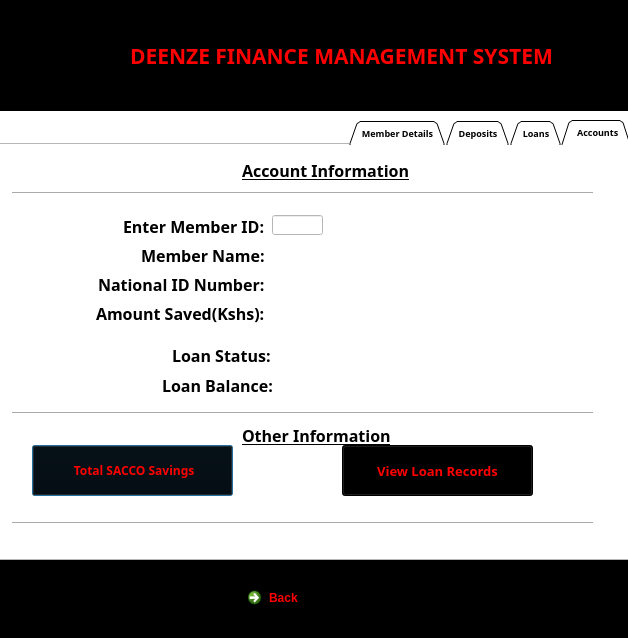
<?xml version="1.0" encoding="UTF-8"?>
<ui version="4.0">
 <class>Panel</class>
 <widget class="QDialog" name="Panel">
  <property name="geometry">
   <rect>
    <x>0</x>
    <y>0</y>
    <width>628</width>
    <height>638</height>
   </rect>
  </property>
  <property name="maximumSize">
   <size>
    <width>628</width>
    <height>638</height>
   </size>
  </property>
  <property name="acceptDrops">
   <bool>false</bool>
  </property>
  <property name="windowTitle">
   <string>Main Panel</string>
  </property>
  <property name="windowIcon">
   <iconset resource="Resources.qrc">
    <normaloff>:/new/Images/member1.ico</normaloff>
    <normalon>:/new/Images/member1.ico</normalon>
    <activeon>:/new/Images/member1.ico</activeon>:/new/Images/member1.ico</iconset>
  </property>
  <property name="styleSheet">
   <string notr="true">background-color:white;</string>
  </property>
  <property name="sizeGripEnabled">
   <bool>false</bool>
  </property>
  <widget class="QLabel" name="label_Pic">
   <property name="geometry">
    <rect>
     <x>0</x>
     <y>0</y>
     <width>131</width>
     <height>111</height>
    </rect>
   </property>
   <property name="styleSheet">
    <string notr="true">background-color:black;</string>
   </property>
   <property name="text">
    <string/>
   </property>
   <property name="pixmap">
    <pixmap resource="Resources.qrc">:/new/Images/member2.png</pixmap>
   </property>
  </widget>
  <widget class="QLabel" name="label_2">
   <property name="geometry">
    <rect>
     <x>130</x>
     <y>0</y>
     <width>501</width>
     <height>111</height>
    </rect>
   </property>
   <property name="font">
    <font>
     <family>Koshgarian-Ligh</family>
     <pointsize>16</pointsize>
     <weight>75</weight>
     <bold>true</bold>
    </font>
   </property>
   <property name="styleSheet">
    <string notr="true">background-color:black;
color:red;</string>
   </property>
   <property name="text">
    <string>DEENZE FINANCE MANAGEMENT SYSTEM</string>
   </property>
  </widget>
  <widget class="QTabWidget" name="tabWidget">
   <property name="geometry">
    <rect>
     <x>-20</x>
     <y>120</y>
     <width>651</width>
     <height>441</height>
    </rect>
   </property>
   <property name="font">
    <font>
     <family>Trajan-Normal Wd</family>
     <pointsize>7</pointsize>
     <weight>75</weight>
     <bold>true</bold>
    </font>
   </property>
   <property name="layoutDirection">
    <enum>Qt::RightToLeft</enum>
   </property>
   <property name="tabShape">
    <enum>QTabWidget::Triangular</enum>
   </property>
   <property name="currentIndex">
    <number>0</number>
   </property>
   <widget class="QWidget" name="tab_3">
    <attribute name="icon">
     <iconset resource="Resources.qrc">
      <normaloff>:/new/Images/account.ico</normaloff>
      <normalon>:/new/Images/account.ico</normalon>
      <activeon>:/new/Images/account.ico</activeon>:/new/Images/account.ico</iconset>
    </attribute>
    <attribute name="title">
     <string> Accounts</string>
    </attribute>
    <widget class="QLabel" name="label_10">
     <property name="geometry">
      <rect>
       <x>260</x>
       <y>10</y>
       <width>201</width>
       <height>31</height>
      </rect>
     </property>
     <property name="font">
      <font>
       <family>Adobe Caslon Pro Bold</family>
       <pointsize>12</pointsize>
       <weight>75</weight>
       <bold>true</bold>
       <underline>true</underline>
      </font>
     </property>
     <property name="text">
      <string>Account Information</string>
     </property>
    </widget>
    <widget class="QLabel" name="label_FName">
     <property name="geometry">
      <rect>
       <x>290</x>
       <y>100</y>
       <width>74</width>
       <height>21</height>
      </rect>
     </property>
     <property name="font">
      <font>
       <pointsize>11</pointsize>
       <weight>75</weight>
       <bold>true</bold>
      </font>
     </property>
     <property name="text">
      <string/>
     </property>
    </widget>
    <widget class="QLabel" name="label_LName">
     <property name="geometry">
      <rect>
       <x>370</x>
       <y>100</y>
       <width>81</width>
       <height>21</height>
      </rect>
     </property>
     <property name="font">
      <font>
       <pointsize>11</pointsize>
       <weight>75</weight>
       <bold>true</bold>
      </font>
     </property>
     <property name="text">
      <string/>
     </property>
    </widget>
    <widget class="QLabel" name="label_Balance">
     <property name="geometry">
      <rect>
       <x>290</x>
       <y>170</y>
       <width>101</width>
       <height>21</height>
      </rect>
     </property>
     <property name="font">
      <font>
       <pointsize>11</pointsize>
       <weight>75</weight>
       <bold>true</bold>
       <underline>true</underline>
      </font>
     </property>
     <property name="text">
      <string/>
     </property>
    </widget>
    <widget class="QLabel" name="label_IdNumber">
     <property name="geometry">
      <rect>
       <x>290</x>
       <y>130</y>
       <width>111</width>
       <height>31</height>
      </rect>
     </property>
     <property name="font">
      <font>
       <pointsize>11</pointsize>
       <weight>75</weight>
       <bold>true</bold>
      </font>
     </property>
     <property name="text">
      <string/>
     </property>
    </widget>
    <widget class="Line" name="line_5">
     <property name="geometry">
      <rect>
       <x>30</x>
       <y>40</y>
       <width>581</width>
       <height>16</height>
      </rect>
     </property>
     <property name="orientation">
      <enum>Qt::Horizontal</enum>
     </property>
    </widget>
    <widget class="Line" name="line_6">
     <property name="geometry">
      <rect>
       <x>30</x>
       <y>260</y>
       <width>581</width>
       <height>16</height>
      </rect>
     </property>
     <property name="orientation">
      <enum>Qt::Horizontal</enum>
     </property>
    </widget>
    <widget class="QWidget" name="layoutWidget">
     <property name="geometry">
      <rect>
       <x>100</x>
       <y>70</y>
       <width>183</width>
       <height>128</height>
      </rect>
     </property>
     <layout class="QFormLayout" name="formLayout">
      <item row="0" column="0">
       <widget class="QLabel" name="label_12">
        <property name="font">
         <font>
          <family>Adobe Caslon Pro Bold</family>
          <pointsize>12</pointsize>
          <weight>75</weight>
          <bold>true</bold>
         </font>
        </property>
        <property name="text">
         <string>Enter Member ID:</string>
        </property>
       </widget>
      </item>
      <item row="1" column="0">
       <widget class="QLabel" name="label_13">
        <property name="font">
         <font>
          <family>Adobe Caslon Pro Bold</family>
          <pointsize>12</pointsize>
          <weight>75</weight>
          <bold>true</bold>
         </font>
        </property>
        <property name="text">
         <string>Member Name:</string>
        </property>
       </widget>
      </item>
      <item row="2" column="0">
       <widget class="QLabel" name="label_14">
        <property name="font">
         <font>
          <family>Adobe Caslon Pro Bold</family>
          <pointsize>12</pointsize>
          <weight>75</weight>
          <bold>true</bold>
         </font>
        </property>
        <property name="text">
         <string>National ID Number:</string>
        </property>
       </widget>
      </item>
      <item row="3" column="0">
       <widget class="QLabel" name="label_15">
        <property name="font">
         <font>
          <family>Adobe Caslon Pro Bold</family>
          <pointsize>12</pointsize>
          <weight>75</weight>
          <bold>true</bold>
         </font>
        </property>
        <property name="text">
         <string>Amount Saved(Kshs):</string>
        </property>
       </widget>
      </item>
     </layout>
    </widget>
    <widget class="Line" name="line_9">
     <property name="geometry">
      <rect>
       <x>30</x>
       <y>370</y>
       <width>581</width>
       <height>16</height>
      </rect>
     </property>
     <property name="orientation">
      <enum>Qt::Horizontal</enum>
     </property>
    </widget>
    <widget class="QLabel" name="label_21">
     <property name="geometry">
      <rect>
       <x>260</x>
       <y>280</y>
       <width>151</width>
       <height>20</height>
      </rect>
     </property>
     <property name="font">
      <font>
       <family>Adobe Caslon Pro Bold</family>
       <pointsize>12</pointsize>
       <weight>75</weight>
       <bold>true</bold>
       <underline>true</underline>
      </font>
     </property>
     <property name="text">
      <string>Other Information</string>
     </property>
    </widget>
    <widget class="QPushButton" name="pushButton_TotalSavings">
     <property name="geometry">
      <rect>
       <x>50</x>
       <y>300</y>
       <width>201</width>
       <height>51</height>
      </rect>
     </property>
     <property name="font">
      <font>
       <family>Koshgarian-Ligh</family>
       <pointsize>9</pointsize>
       <weight>75</weight>
       <bold>true</bold>
      </font>
     </property>
     <property name="styleSheet">
      <string notr="true">color:red;
background-color:black;</string>
     </property>
     <property name="text">
      <string> Total SACCO Savings</string>
     </property>
    </widget>
    <widget class="QLabel" name="label_4">
     <property name="geometry">
      <rect>
       <x>190</x>
       <y>200</y>
       <width>101</width>
       <height>21</height>
      </rect>
     </property>
     <property name="font">
      <font>
       <family>Adobe Caslon Pro Bold</family>
       <pointsize>12</pointsize>
       <weight>75</weight>
       <bold>true</bold>
      </font>
     </property>
     <property name="text">
      <string>Loan Status:</string>
     </property>
    </widget>
    <widget class="QLabel" name="label_Status">
     <property name="geometry">
      <rect>
       <x>290</x>
       <y>200</y>
       <width>331</width>
       <height>16</height>
      </rect>
     </property>
     <property name="font">
      <font>
       <pointsize>11</pointsize>
       <weight>75</weight>
       <bold>true</bold>
      </font>
     </property>
     <property name="text">
      <string/>
     </property>
    </widget>
    <widget class="QLineEdit" name="lineEdit_MemIDAcc">
     <property name="geometry">
      <rect>
       <x>290</x>
       <y>70</y>
       <width>51</width>
       <height>20</height>
      </rect>
     </property>
     <property name="maxLength">
      <number>4</number>
     </property>
     <property name="placeholderText">
      <string/>
     </property>
    </widget>
    <widget class="QLabel" name="label_17">
     <property name="geometry">
      <rect>
       <x>180</x>
       <y>230</y>
       <width>111</width>
       <height>20</height>
      </rect>
     </property>
     <property name="font">
      <font>
       <family>Adobe Caslon Pro Bold</family>
       <pointsize>12</pointsize>
       <weight>75</weight>
       <bold>true</bold>
      </font>
     </property>
     <property name="text">
      <string>Loan Balance:</string>
     </property>
    </widget>
    <widget class="QLabel" name="label_LoanBalance">
     <property name="geometry">
      <rect>
       <x>290</x>
       <y>220</y>
       <width>321</width>
       <height>31</height>
      </rect>
     </property>
     <property name="font">
      <font>
       <pointsize>11</pointsize>
       <weight>75</weight>
       <bold>true</bold>
      </font>
     </property>
     <property name="text">
      <string/>
     </property>
    </widget>
    <widget class="QPushButton" name="pushButton_Records">
     <property name="geometry">
      <rect>
       <x>360</x>
       <y>300</y>
       <width>191</width>
       <height>51</height>
      </rect>
     </property>
     <property name="font">
      <font>
       <family>Koshgarian-Ligh</family>
       <pointsize>10</pointsize>
       <weight>75</weight>
       <bold>true</bold>
      </font>
     </property>
     <property name="styleSheet">
      <string notr="true">color:red;
background-color:black;</string>
     </property>
     <property name="text">
      <string>View Loan Records</string>
     </property>
    </widget>
   </widget>
   <widget class="QWidget" name="tab">
    <attribute name="icon">
     <iconset resource="Resources.qrc">
      <normaloff>:/new/Images/loans.ico</normaloff>
      <normalon>:/new/Images/loans.ico</normalon>
      <activeon>:/new/Images/loans.ico</activeon>
      <selectedon>:/new/Images/loans.ico</selectedon>:/new/Images/loans.ico</iconset>
    </attribute>
    <attribute name="title">
     <string>Loans</string>
    </attribute>
    <widget class="QLabel" name="label_8">
     <property name="geometry">
      <rect>
       <x>290</x>
       <y>0</y>
       <width>141</width>
       <height>41</height>
      </rect>
     </property>
     <property name="font">
      <font>
       <family>Adobe Caslon Pro Bold</family>
       <pointsize>12</pointsize>
       <weight>75</weight>
       <bold>true</bold>
       <underline>true</underline>
      </font>
     </property>
     <property name="text">
      <string>Loan Request</string>
     </property>
    </widget>
    <widget class="QLabel" name="label_16">
     <property name="geometry">
      <rect>
       <x>70</x>
       <y>90</y>
       <width>161</width>
       <height>31</height>
      </rect>
     </property>
     <property name="font">
      <font>
       <family>Adobe Caslon Pro Bold</family>
       <pointsize>12</pointsize>
       <weight>75</weight>
       <bold>true</bold>
      </font>
     </property>
     <property name="text">
      <string>Loan Amount(Kshs):</string>
     </property>
    </widget>
    <widget class="QLineEdit" name="lineEdit_LoanAmt">
     <property name="geometry">
      <rect>
       <x>240</x>
       <y>90</y>
       <width>113</width>
       <height>20</height>
      </rect>
     </property>
     <property name="font">
      <font>
       <pointsize>9</pointsize>
       <weight>75</weight>
       <bold>true</bold>
      </font>
     </property>
     <property name="maxLength">
      <number>7</number>
     </property>
    </widget>
    <widget class="Line" name="line_7">
     <property name="geometry">
      <rect>
       <x>30</x>
       <y>30</y>
       <width>591</width>
       <height>16</height>
      </rect>
     </property>
     <property name="orientation">
      <enum>Qt::Horizontal</enum>
     </property>
    </widget>
    <widget class="QLabel" name="label_18">
     <property name="geometry">
      <rect>
       <x>70</x>
       <y>120</y>
       <width>561</width>
       <height>81</height>
      </rect>
     </property>
     <property name="font">
      <font>
       <family>Adobe Caslon Pro Bold</family>
       <pointsize>12</pointsize>
       <weight>75</weight>
       <bold>true</bold>
      </font>
     </property>
     <property name="text">
      <string>The Member has agreed to the Terms andConditions set out by the SACCO
 and agreed to pay the loan within the agreed time period,failure to which is 
subject to legal action.</string>
     </property>
    </widget>
    <widget class="QPushButton" name="pushButton_ProcessLoan">
     <property name="enabled">
      <bool>false</bool>
     </property>
     <property name="geometry">
      <rect>
       <x>230</x>
       <y>210</y>
       <width>171</width>
       <height>51</height>
      </rect>
     </property>
     <property name="font">
      <font>
       <family>Koshgarian-Ligh</family>
       <pointsize>9</pointsize>
       <weight>75</weight>
       <bold>true</bold>
      </font>
     </property>
     <property name="styleSheet">
      <string notr="true">color:red;
background-color:black;</string>
     </property>
     <property name="text">
      <string>Process Loan</string>
     </property>
     <property name="flat">
      <bool>false</bool>
     </property>
    </widget>
    <widget class="QCheckBox" name="checkBox">
     <property name="geometry">
      <rect>
       <x>40</x>
       <y>120</y>
       <width>20</width>
       <height>20</height>
      </rect>
     </property>
     <property name="text">
      <string/>
     </property>
    </widget>
    <widget class="QLabel" name="label_3">
     <property name="geometry">
      <rect>
       <x>90</x>
       <y>60</y>
       <width>141</width>
       <height>31</height>
      </rect>
     </property>
     <property name="font">
      <font>
       <family>Adobe Caslon Pro Bold</family>
       <pointsize>12</pointsize>
       <weight>75</weight>
       <bold>true</bold>
      </font>
     </property>
     <property name="text">
      <string>Enter Member ID</string>
     </property>
    </widget>
    <widget class="QLabel" name="label_loaneeFirstName">
     <property name="geometry">
      <rect>
       <x>390</x>
       <y>60</y>
       <width>91</width>
       <height>21</height>
      </rect>
     </property>
     <property name="font">
      <font>
       <pointsize>11</pointsize>
       <weight>75</weight>
       <bold>true</bold>
      </font>
     </property>
     <property name="text">
      <string/>
     </property>
    </widget>
    <widget class="QLabel" name="label_loaneeLastName">
     <property name="geometry">
      <rect>
       <x>490</x>
       <y>60</y>
       <width>81</width>
       <height>21</height>
      </rect>
     </property>
     <property name="font">
      <font>
       <pointsize>11</pointsize>
       <weight>75</weight>
       <bold>true</bold>
      </font>
     </property>
     <property name="text">
      <string/>
     </property>
    </widget>
    <widget class="QLabel" name="label_5">
     <property name="geometry">
      <rect>
       <x>280</x>
       <y>270</y>
       <width>111</width>
       <height>21</height>
      </rect>
     </property>
     <property name="font">
      <font>
       <family>Adobe Caslon Pro Bold</family>
       <pointsize>12</pointsize>
       <weight>75</weight>
       <bold>true</bold>
       <underline>true</underline>
      </font>
     </property>
     <property name="text">
      <string>Loan Payment</string>
     </property>
    </widget>
    <widget class="QLabel" name="label_6">
     <property name="geometry">
      <rect>
       <x>150</x>
       <y>300</y>
       <width>81</width>
       <height>21</height>
      </rect>
     </property>
     <property name="font">
      <font>
       <family>Adobe Caslon Pro Bold</family>
       <pointsize>12</pointsize>
       <weight>75</weight>
       <bold>true</bold>
      </font>
     </property>
     <property name="text">
      <string>Amount:</string>
     </property>
    </widget>
    <widget class="QLineEdit" name="lineEdit_PaymentAmt">
     <property name="geometry">
      <rect>
       <x>240</x>
       <y>300</y>
       <width>113</width>
       <height>21</height>
      </rect>
     </property>
     <property name="maxLength">
      <number>10</number>
     </property>
    </widget>
    <widget class="QPushButton" name="pushButton_LoanPayment">
     <property name="geometry">
      <rect>
       <x>230</x>
       <y>330</y>
       <width>171</width>
       <height>51</height>
      </rect>
     </property>
     <property name="font">
      <font>
       <family>Koshgarian-Ligh</family>
       <pointsize>9</pointsize>
       <weight>75</weight>
       <bold>true</bold>
      </font>
     </property>
     <property name="styleSheet">
      <string notr="true">color:red;
background-color:black;</string>
     </property>
     <property name="text">
      <string>Register Payment</string>
     </property>
     <property name="flat">
      <bool>false</bool>
     </property>
    </widget>
    <widget class="QLineEdit" name="lineEdit_MemIDLoan">
     <property name="geometry">
      <rect>
       <x>240</x>
       <y>60</y>
       <width>113</width>
       <height>20</height>
      </rect>
     </property>
     <property name="maxLength">
      <number>4</number>
     </property>
    </widget>
    <widget class="Line" name="line_3">
     <property name="geometry">
      <rect>
       <x>30</x>
       <y>390</y>
       <width>591</width>
       <height>16</height>
      </rect>
     </property>
     <property name="orientation">
      <enum>Qt::Horizontal</enum>
     </property>
    </widget>
   </widget>
   <widget class="QWidget" name="tab_4">
    <attribute name="icon">
     <iconset resource="Resources.qrc">
      <normaloff>:/new/Images/loans.ico</normaloff>
      <normalon>:/new/Images/loans.ico</normalon>
      <activeon>:/new/Images/loans.ico</activeon>:/new/Images/loans.ico</iconset>
    </attribute>
    <attribute name="title">
     <string>Deposits</string>
    </attribute>
    <widget class="QLabel" name="label_9">
     <property name="geometry">
      <rect>
       <x>40</x>
       <y>90</y>
       <width>241</width>
       <height>61</height>
      </rect>
     </property>
     <property name="font">
      <font>
       <family>Adobe Caslon Pro Bold</family>
       <pointsize>12</pointsize>
       <weight>75</weight>
       <bold>true</bold>
      </font>
     </property>
     <property name="text">
      <string>Enter Amount to deposit(Kshs):</string>
     </property>
    </widget>
    <widget class="QLineEdit" name="lineEdit_Deposit">
     <property name="geometry">
      <rect>
       <x>300</x>
       <y>110</y>
       <width>101</width>
       <height>20</height>
      </rect>
     </property>
     <property name="font">
      <font>
       <pointsize>9</pointsize>
       <weight>75</weight>
       <bold>true</bold>
      </font>
     </property>
     <property name="maxLength">
      <number>7</number>
     </property>
    </widget>
    <widget class="Line" name="line_4">
     <property name="geometry">
      <rect>
       <x>40</x>
       <y>210</y>
       <width>571</width>
       <height>20</height>
      </rect>
     </property>
     <property name="orientation">
      <enum>Qt::Horizontal</enum>
     </property>
    </widget>
    <widget class="QPushButton" name="pushButton_Deposit">
     <property name="geometry">
      <rect>
       <x>240</x>
       <y>160</y>
       <width>161</width>
       <height>51</height>
      </rect>
     </property>
     <property name="font">
      <font>
       <family>Koshgarian-Ligh</family>
       <pointsize>9</pointsize>
       <weight>75</weight>
       <bold>true</bold>
      </font>
     </property>
     <property name="styleSheet">
      <string notr="true">background-color:black;
color:red;</string>
     </property>
     <property name="text">
      <string>Deposit</string>
     </property>
    </widget>
    <widget class="QLabel" name="label_20">
     <property name="geometry">
      <rect>
       <x>290</x>
       <y>10</y>
       <width>121</width>
       <height>21</height>
      </rect>
     </property>
     <property name="font">
      <font>
       <family>Adobe Caslon Pro Bold</family>
       <pointsize>12</pointsize>
       <weight>75</weight>
       <bold>true</bold>
       <underline>true</underline>
      </font>
     </property>
     <property name="text">
      <string>Member Deposit</string>
     </property>
    </widget>
    <widget class="QLabel" name="label_19">
     <property name="geometry">
      <rect>
       <x>250</x>
       <y>230</y>
       <width>171</width>
       <height>31</height>
      </rect>
     </property>
     <property name="font">
      <font>
       <family>Adobe Caslon Pro Bold</family>
       <pointsize>11</pointsize>
       <weight>75</weight>
       <bold>true</bold>
       <underline>true</underline>
      </font>
     </property>
     <property name="text">
      <string>Other Information</string>
     </property>
    </widget>
    <widget class="QSplitter" name="splitter">
     <property name="geometry">
      <rect>
       <x>170</x>
       <y>260</y>
       <width>281</width>
       <height>101</height>
      </rect>
     </property>
     <property name="orientation">
      <enum>Qt::Vertical</enum>
     </property>
     <widget class="QPushButton" name="pushButton_YearDeposits">
      <property name="font">
       <font>
        <family>Koshgarian-Ligh</family>
        <pointsize>9</pointsize>
        <weight>75</weight>
        <bold>true</bold>
       </font>
      </property>
      <property name="styleSheet">
       <string notr="true">background-color:black;
color:red;</string>
      </property>
      <property name="text">
       <string>View Member's Current Year's Deposits</string>
      </property>
     </widget>
     <widget class="QPushButton" name="pushButton_PrevDeposits">
      <property name="font">
       <font>
        <family>Koshgarian-Ligh</family>
        <pointsize>9</pointsize>
        <weight>75</weight>
        <bold>true</bold>
       </font>
      </property>
      <property name="styleSheet">
       <string notr="true">color:red;
background-color:black;</string>
      </property>
      <property name="text">
       <string>View Member's Previous 10 Deposits</string>
      </property>
     </widget>
    </widget>
    <widget class="Line" name="line_11">
     <property name="geometry">
      <rect>
       <x>40</x>
       <y>370</y>
       <width>571</width>
       <height>20</height>
      </rect>
     </property>
     <property name="orientation">
      <enum>Qt::Horizontal</enum>
     </property>
    </widget>
    <widget class="QLabel" name="label">
     <property name="geometry">
      <rect>
       <x>140</x>
       <y>70</y>
       <width>151</width>
       <height>31</height>
      </rect>
     </property>
     <property name="font">
      <font>
       <family>Adobe Caslon Pro Bold</family>
       <pointsize>12</pointsize>
       <weight>75</weight>
       <bold>true</bold>
      </font>
     </property>
     <property name="text">
      <string>Enter Member ID</string>
     </property>
    </widget>
    <widget class="QWidget" name="layoutWidget">
     <property name="geometry">
      <rect>
       <x>450</x>
       <y>70</y>
       <width>191</width>
       <height>20</height>
      </rect>
     </property>
     <layout class="QHBoxLayout" name="horizontalLayout">
      <item>
       <widget class="QLabel" name="label_firstName">
        <property name="font">
         <font>
          <pointsize>11</pointsize>
          <weight>75</weight>
          <bold>true</bold>
          <underline>false</underline>
         </font>
        </property>
        <property name="text">
         <string/>
        </property>
       </widget>
      </item>
      <item>
       <widget class="QLabel" name="label_lastName">
        <property name="font">
         <font>
          <pointsize>11</pointsize>
          <weight>75</weight>
          <bold>true</bold>
          <underline>false</underline>
         </font>
        </property>
        <property name="text">
         <string/>
        </property>
       </widget>
      </item>
     </layout>
    </widget>
    <widget class="QLineEdit" name="lineEdit_MemID">
     <property name="geometry">
      <rect>
       <x>300</x>
       <y>70</y>
       <width>101</width>
       <height>20</height>
      </rect>
     </property>
     <property name="maxLength">
      <number>4</number>
     </property>
    </widget>
   </widget>
   <widget class="QWidget" name="tab_2">
    <attribute name="icon">
     <iconset resource="Resources.qrc">
      <normaloff>:/new/Images/member_details.ico</normaloff>
      <normalon>:/new/Images/member_details.ico</normalon>
      <activeon>:/new/Images/member_details.ico</activeon>
      <selectedon>:/new/Images/member_details.ico</selectedon>:/new/Images/member_details.ico</iconset>
    </attribute>
    <attribute name="title">
     <string>Member Details</string>
    </attribute>
    <widget class="Line" name="line">
     <property name="geometry">
      <rect>
       <x>40</x>
       <y>20</y>
       <width>571</width>
       <height>20</height>
      </rect>
     </property>
     <property name="orientation">
      <enum>Qt::Horizontal</enum>
     </property>
    </widget>
    <widget class="Line" name="line_2">
     <property name="geometry">
      <rect>
       <x>40</x>
       <y>190</y>
       <width>571</width>
       <height>21</height>
      </rect>
     </property>
     <property name="orientation">
      <enum>Qt::Horizontal</enum>
     </property>
    </widget>
    <widget class="QLabel" name="label_7">
     <property name="geometry">
      <rect>
       <x>240</x>
       <y>210</y>
       <width>181</width>
       <height>31</height>
      </rect>
     </property>
     <property name="font">
      <font>
       <family>Adobe Caslon Pro Bold</family>
       <pointsize>12</pointsize>
       <weight>75</weight>
       <bold>true</bold>
       <underline>true</underline>
      </font>
     </property>
     <property name="text">
      <string>Other Information</string>
     </property>
    </widget>
    <widget class="QPushButton" name="pushButton_List">
     <property name="geometry">
      <rect>
       <x>230</x>
       <y>260</y>
       <width>211</width>
       <height>51</height>
      </rect>
     </property>
     <property name="font">
      <font>
       <family>Koshgarian-Ligh</family>
       <pointsize>9</pointsize>
       <weight>75</weight>
       <bold>true</bold>
      </font>
     </property>
     <property name="styleSheet">
      <string notr="true">color:red;
background-color:black;</string>
     </property>
     <property name="text">
      <string>SACCO Member's List</string>
     </property>
    </widget>
    <widget class="Line" name="line_12">
     <property name="geometry">
      <rect>
       <x>40</x>
       <y>330</y>
       <width>571</width>
       <height>16</height>
      </rect>
     </property>
     <property name="orientation">
      <enum>Qt::Horizontal</enum>
     </property>
    </widget>
    <widget class="QLabel" name="label_23">
     <property name="geometry">
      <rect>
       <x>210</x>
       <y>5</y>
       <width>241</width>
       <height>21</height>
      </rect>
     </property>
     <property name="font">
      <font>
       <family>Adobe Caslon Pro Bold</family>
       <pointsize>12</pointsize>
       <weight>75</weight>
       <bold>true</bold>
       <underline>true</underline>
      </font>
     </property>
     <property name="text">
      <string>Member Information</string>
     </property>
    </widget>
    <widget class="QPushButton" name="pushButton_CreateMember">
     <property name="geometry">
      <rect>
       <x>230</x>
       <y>120</y>
       <width>211</width>
       <height>51</height>
      </rect>
     </property>
     <property name="font">
      <font>
       <family>Koshgarian-Ligh</family>
       <pointsize>9</pointsize>
       <weight>75</weight>
       <bold>true</bold>
      </font>
     </property>
     <property name="styleSheet">
      <string notr="true">background-color:black;
color:red;
</string>
     </property>
     <property name="text">
      <string>Create New Member's Account</string>
     </property>
    </widget>
    <widget class="QLabel" name="label_11">
     <property name="geometry">
      <rect>
       <x>70</x>
       <y>40</y>
       <width>511</width>
       <height>61</height>
      </rect>
     </property>
     <property name="font">
      <font>
       <family>Adobe Caslon Pro Bold</family>
       <pointsize>12</pointsize>
       <weight>75</weight>
       <bold>true</bold>
      </font>
     </property>
     <property name="text">
      <string>Click on the button below to enter a Member's details 
in order to open an account for him/her in the database</string>
     </property>
    </widget>
   </widget>
  </widget>
  <widget class="QLabel" name="label_22">
   <property name="geometry">
    <rect>
     <x>-10</x>
     <y>560</y>
     <width>641</width>
     <height>81</height>
    </rect>
   </property>
   <property name="styleSheet">
    <string notr="true">background-color:black;</string>
   </property>
   <property name="text">
    <string>TextLabel</string>
   </property>
  </widget>
  <widget class="QCommandLinkButton" name="commandLinkButton_Back">
   <property name="geometry">
    <rect>
     <x>240</x>
     <y>580</y>
     <width>172</width>
     <height>41</height>
    </rect>
   </property>
   <property name="styleSheet">
    <string notr="true">color:red;</string>
   </property>
   <property name="text">
    <string>Back</string>
   </property>
  </widget>
 </widget>
 <resources>
  <include location="Resources.qrc"/>
 </resources>
 <connections/>
</ui>
